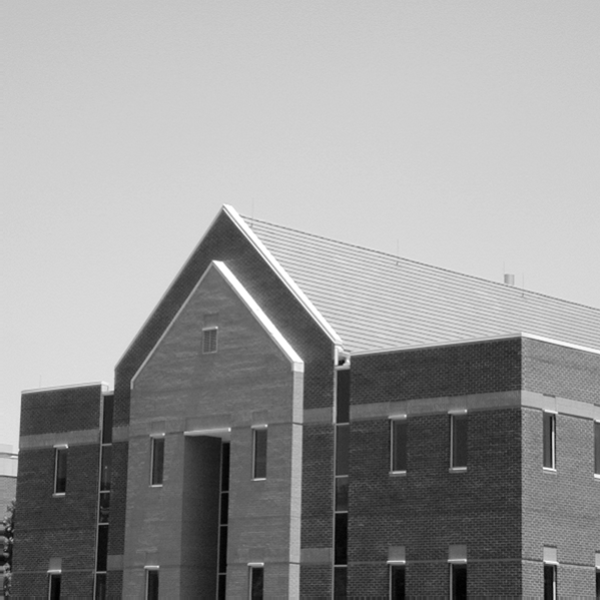
#> input picture Exercise 04/Images/building.tif, 600 x 600 px
$ jupyter execute 190337X_Exercise04.ipynb   (shell and % lines are left out)
#> lines starting #> are read from the running program, lines starting #| are printed output that depends on the picture; after the words box and inside, x2 and y2 are one past the last pixel; in counts of white or black regions, pixels touching at a corner belong together
### Name: C. J. Kurukulasuriya
### Index Number: 190337X

[cell 1]
import cv2 as cv
from cv2 import cornerHarris
import matplotlib.pyplot as plt
import numpy as np
from mpl_toolkits.mplot3d import Axes3D
from matplotlib import cm

[cell 2]
delta = 0.1
XX, YY = np.meshgrid(np.arange(-5,5+delta, delta), np.arange(-5,5+delta,delta))

sigma = 1
g = np.exp(-(XX**2 + YY**2)/(2*sigma**2))
g /= np.sum(g)

sobel_v = np.array([[-1,-2,-1],[0,0,0],[1,2,1]], dtype=np.float32)
g_x = cv.filter2D(g, -1, sobel_v)

sobel_h = np.array([[-1,0,-1],[-2,0,2],[-1,0,1]], dtype=np.float32)
g_y = cv.filter2D(g, -1, sobel_h)


fig, ax = plt.subplots(1,2, figsize = (16,8))
ax1 = fig.add_subplot(121, projection = "3d")
ax2 = fig.add_subplot(122, projection = "3d")

surf1 = ax1.plot_surface(XX, YY, g_x, cmap = cm.jet, linewidth = 0, antialiased = True)
surf2 = ax2.plot_surface(XX, YY, g_y, cmap = cm.jet, linewidth = 0, antialiased = True)

ax1.axis('off')
ax2.axis('off')
plt.show()
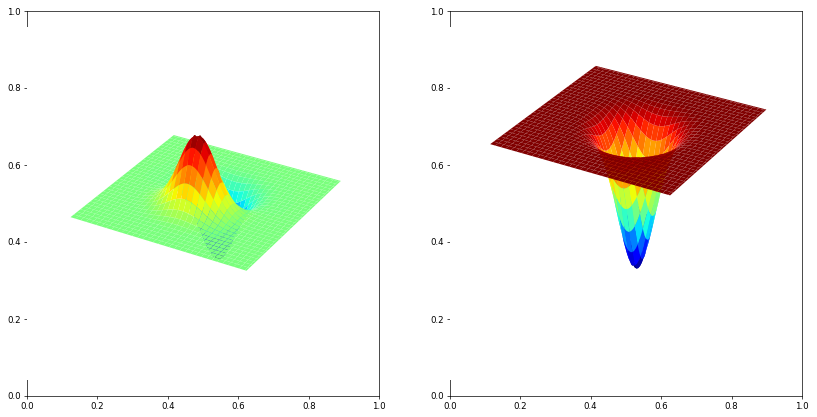
#> figure drawn by matplotlib, 2 panels

[cell 3]
im = cv.imread('Images/building.tif', cv.IMREAD_GRAYSCALE)
#> im is the input picture: shape (600, 600); min 0, max 255, mean 152.8
assert im is not None

edges = cv.Canny(im,100,200) #image, LT,HT
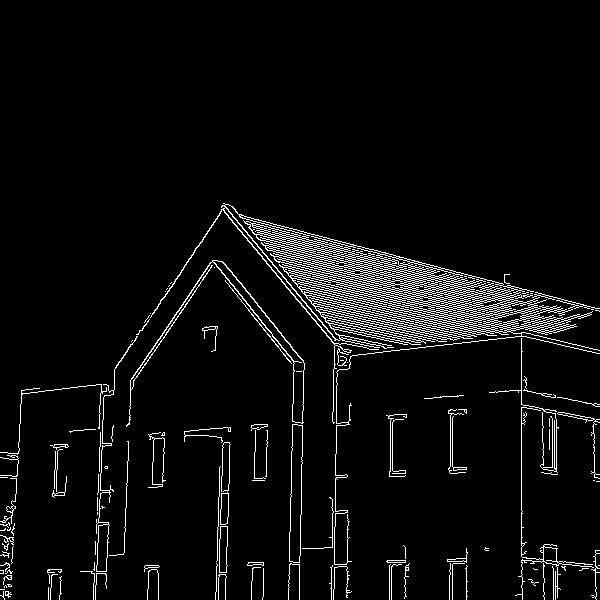
#> edges: shape (600, 600); 5% white in thin lines or dots, all inside (x1, y1, x2, y2) = (0, 203, 600, 600)

fig, ax = plt.subplots(1,2, figsize=(20,20))
ax[0].imshow(im, cmap = 'gray')
ax[1].imshow(edges, cmap = 'gray')
ax[0].axis('off')
ax[1].axis('off')
plt.plot()
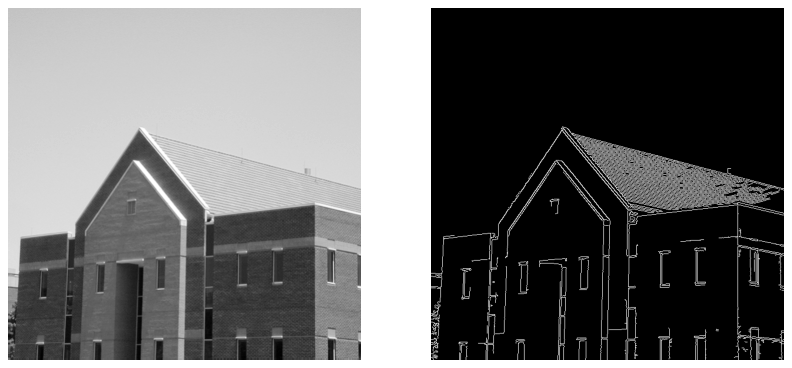
#> figure drawn by matplotlib, 2 panels

[cell 4]
im = cv.imread('Images/building.tif', cv.IMREAD_COLOR)
assert im is not None

gray = cv.cvtColor(im, cv.COLOR_BGR2GRAY)
gray = np.float32(gray)
dst = cv.cornerHarris(gray, 2, 3, 0.04)
dst = cv.dilate(dst, None)
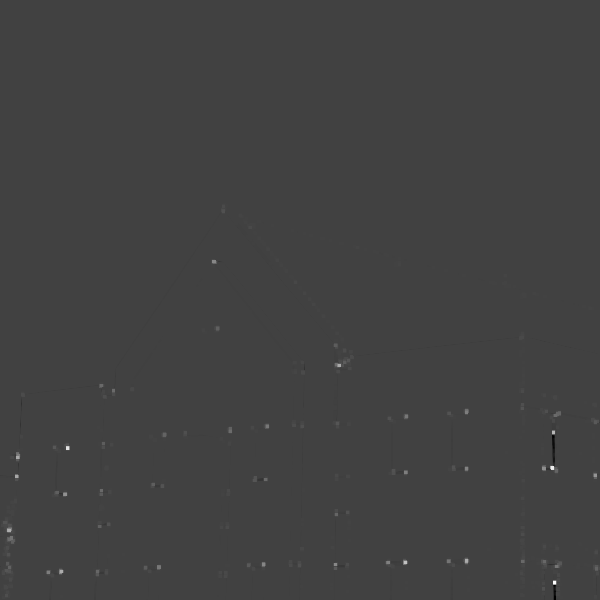
#> dst: shape (600, 600) float32; min -7770649.5, max 22525724, mean 21524.3; drawn with min black and max white

im[dst > 0.01*dst.max()] = [0,0,255]
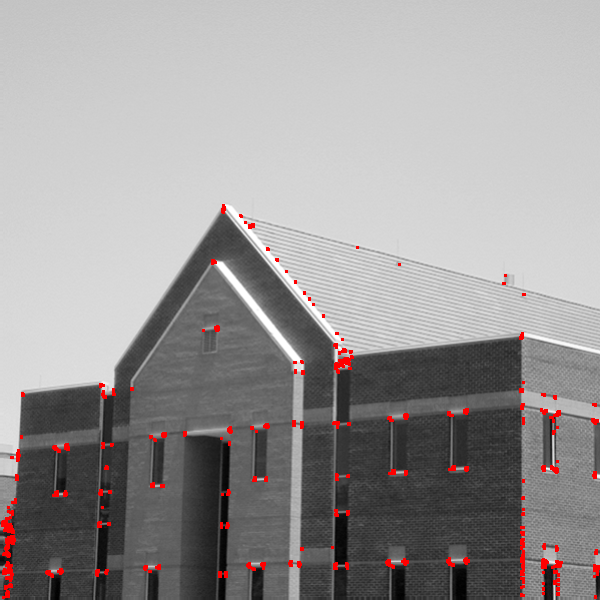
#> im: shape (600, 600, 3); 1.29% of pixels changed, all inside (x1, y1, x2, y2) = (1, 204, 600, 599)
cv.imshow('dst', im)
cv.waitKey(0)
cv.destroyAllWindows()

fig, ax = plt.subplots(figsize=(10,10))
im = cv.cvtColor(im, cv.COLOR_BGR2RGB)
ax.imshow(im)
ax.axis('off')
plt.plot()

[cell 5]
from skimage.feature import peak_local_max

im = cv.imread(r'./Images/building.tif',cv.IMREAD_COLOR)
assert im is not None


I = cv.cvtColor(im,cv.COLOR_BGR2GRAY)
I = np.float32(I)

sobel_v = np.array([[-1,-2,-1],[0,0,0],[1,2,1]],dtype =np.float32)
sobel_h = np.array([[-1,0,1],[-2,0,2],[-1,0,1]],dtype =np.float32)

Ix = cv.filter2D(I,-1,sobel_v)
Iy = cv.filter2D(I,-1,sobel_h)
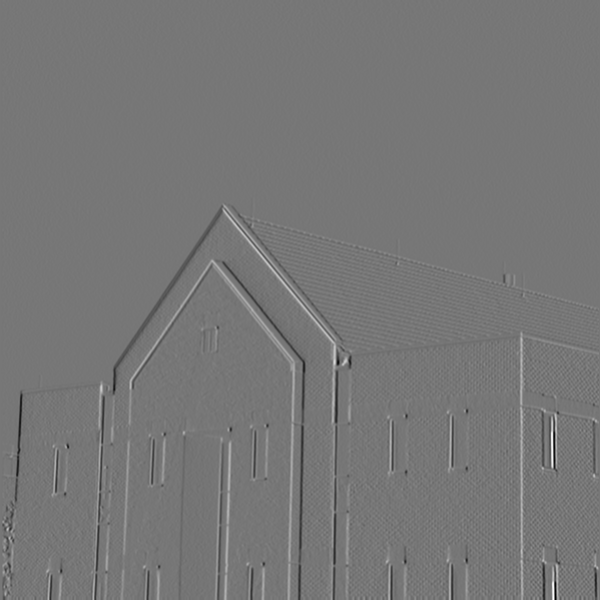
#> Iy: shape (600, 600) float32; min -677, max 772, mean -0.2; drawn with min black and max white

sigma =3
ksize = 7

m11 = cv.GaussianBlur(Ix*Ix,(ksize,ksize),sigma)
m12 = cv.GaussianBlur(Ix*Iy,(ksize,ksize),sigma)
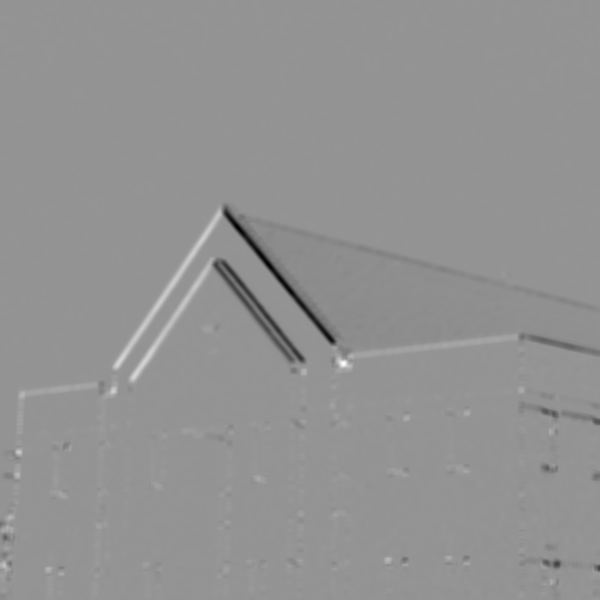
#> m12: shape (600, 600) float32; min -46421.2, max 33566.3, mean -267.1; drawn with min black and max white
m21 = m12
m22 =  cv.GaussianBlur(Iy*Iy,(ksize,ksize),sigma)

det = m11*m22-m12*m21
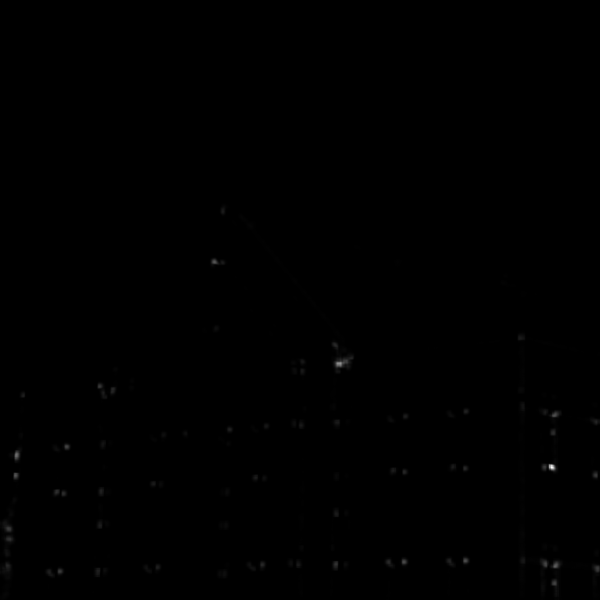
#> det: shape (600, 600) float32; min 7.1, max 5.58e+09, mean 7695048.5; drawn with min black and max white
trace = m11+m22
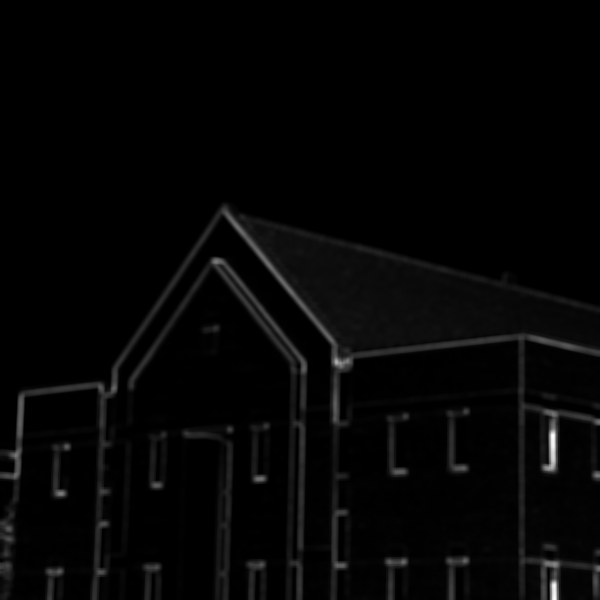
#> trace: shape (600, 600) float32; min 5.74, max 217900.3, mean 4656.9; drawn with min black and max white
alpha =0.04

R = det -alpha*trace**2
R[R<1e8]=0
coordinates = peak_local_max(R,min_distance =2)
#> coordinates = 93 pairs, first value 211 to 594, second value 5 to 597

fig,ax = plt.subplots(2,2,figsize=(20,20))
ax[0,0].imshow(im, cmap='gray')
ax[1,1].plot(coordinates[:, 1], coordinates[:, 0], 'r.')
ax[0,1].imshow(Ix+127, cmap = 'gray')
ax[1,0].imshow(Iy+127, cmap = 'gray')
plt.plot()
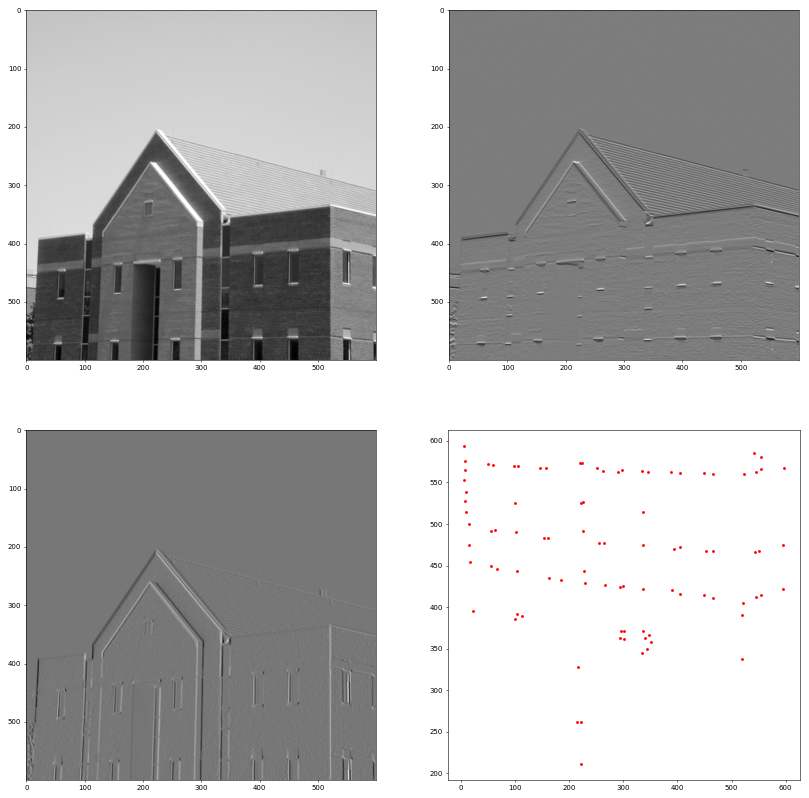
#> figure drawn by matplotlib, 4 panels
